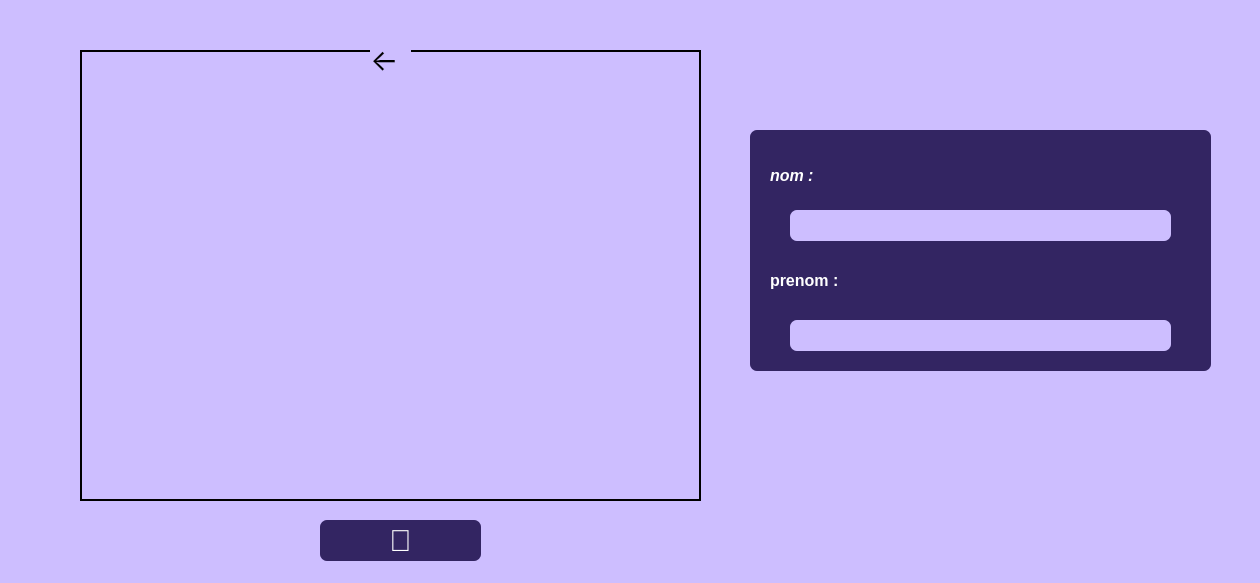
<?xml version="1.0" encoding="UTF-8"?>
<ui version="4.0">
 <class>screenshot</class>
 <widget class="QDialog" name="screenshot">
  <property name="geometry">
   <rect>
    <x>0</x>
    <y>0</y>
    <width>1260</width>
    <height>583</height>
   </rect>
  </property>
  <property name="windowTitle">
   <string>Dialog</string>
  </property>
  <property name="styleSheet">
   <string notr="true">background-color:#CDBEFF;</string>
  </property>
  <widget class="QLabel" name="imgLabel_screen2">
   <property name="geometry">
    <rect>
     <x>80</x>
     <y>50</y>
     <width>621</width>
     <height>451</height>
    </rect>
   </property>
   <property name="cursor">
    <cursorShape>ArrowCursor</cursorShape>
   </property>
   <property name="styleSheet">
    <string notr="true">border: 2px solid rgba(0, 0, 0, 255);


</string>
   </property>
   <property name="text">
    <string/>
   </property>
  </widget>
  <widget class="QLabel" name="label_2">
   <property name="geometry">
    <rect>
     <x>370</x>
     <y>40</y>
     <width>41</width>
     <height>41</height>
    </rect>
   </property>
   <property name="styleSheet">
    <string notr="true">
font-size:30px;
</string>
   </property>
   <property name="text">
    <string></string>
   </property>
  </widget>
  <widget class="QPushButton" name="pushButton_screen">
   <property name="geometry">
    <rect>
     <x>320</x>
     <y>520</y>
     <width>161</width>
     <height>41</height>
    </rect>
   </property>
   <property name="styleSheet">
    <string notr="true">font-size:30px;
background-color:#332562;
color:#FFFFFF;
border-radius:7px;
</string>
   </property>
   <property name="text">
    <string></string>
   </property>
  </widget>
  <widget class="QLabel" name="label">
   <property name="geometry">
    <rect>
     <x>750</x>
     <y>130</y>
     <width>461</width>
     <height>241</height>
    </rect>
   </property>
   <property name="styleSheet">
    <string notr="true">font-size:30px;
background-color:#332562;
color:#FFFFFF;
border-radius:7px;</string>
   </property>
   <property name="text">
    <string/>
   </property>
  </widget>
  <widget class="QLineEdit" name="lineEdit_nom">
   <property name="geometry">
    <rect>
     <x>790</x>
     <y>210</y>
     <width>381</width>
     <height>31</height>
    </rect>
   </property>
   <property name="styleSheet">
    <string notr="true">border-radius:7px</string>
   </property>
  </widget>
  <widget class="QLineEdit" name="lineEdit_prenom">
   <property name="geometry">
    <rect>
     <x>790</x>
     <y>320</y>
     <width>381</width>
     <height>31</height>
    </rect>
   </property>
   <property name="styleSheet">
    <string notr="true">border-radius:7px</string>
   </property>
  </widget>
  <widget class="QLabel" name="label_3">
   <property name="geometry">
    <rect>
     <x>770</x>
     <y>160</y>
     <width>71</width>
     <height>31</height>
    </rect>
   </property>
   <property name="styleSheet">
    <string notr="true">
background-color:#332562;
color:#FFFFFF;
</string>
   </property>
   <property name="lineWidth">
    <number>0</number>
   </property>
   <property name="text">
    <string>&lt;html&gt;&lt;head/&gt;&lt;body&gt;&lt;p&gt;&lt;span style=&quot; font-size:12pt; font-weight:600; font-style:italic;&quot;&gt;nom :&lt;/span&gt;&lt;/p&gt;&lt;/body&gt;&lt;/html&gt;</string>
   </property>
   <property name="textFormat">
    <enum>Qt::AutoText</enum>
   </property>
   <property name="wordWrap">
    <bool>false</bool>
   </property>
   <property name="indent">
    <number>-1</number>
   </property>
  </widget>
  <widget class="QLabel" name="label_5">
   <property name="geometry">
    <rect>
     <x>770</x>
     <y>260</y>
     <width>71</width>
     <height>41</height>
    </rect>
   </property>
   <property name="styleSheet">
    <string notr="true">background-color:#332562;
color:#FFFFFF;</string>
   </property>
   <property name="text">
    <string>&lt;html&gt;&lt;head/&gt;&lt;body&gt;&lt;p&gt;&lt;span style=&quot; font-size:12pt; font-weight:600;&quot;&gt;prenom :&lt;/span&gt;&lt;/p&gt;&lt;/body&gt;&lt;/html&gt;</string>
   </property>
  </widget>
 </widget>
 <resources/>
 <connections/>
</ui>
